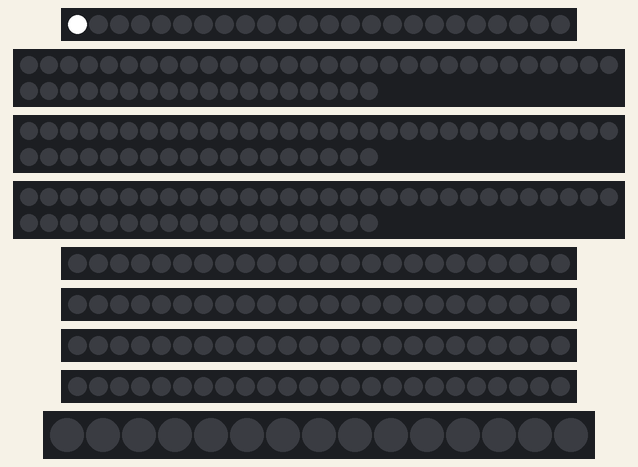
Recording of a sketch running on a simulated Arduino Mega 2560, built with avr-gcc and run on an emulated ATmega2560. On the bench: 5 × 24 RGB LEDs in strip order, left to right, 3 × 48 RGB LEDs in strip order, left to right, continuing on the next row, 15 RGB LEDs in strip order, left to right.

Above: at 0.16 s.
At 0.67 s:
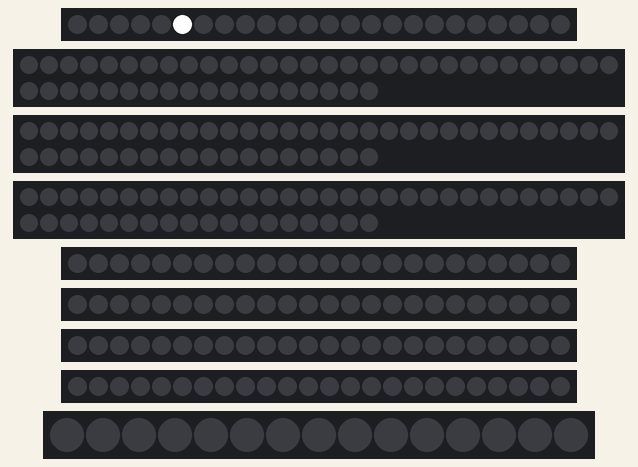
At 1.29 s:
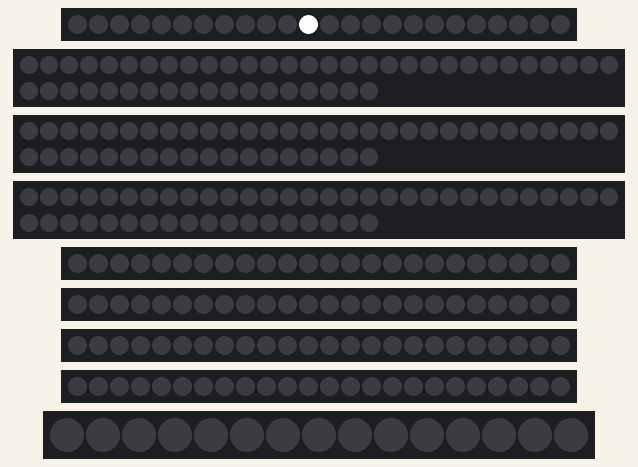
At 1.8 s:
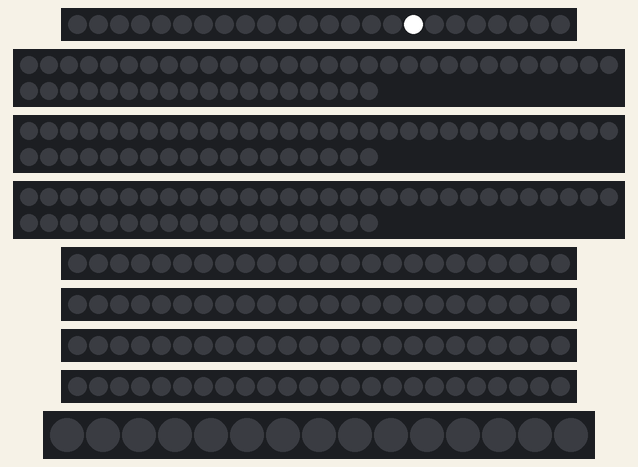
At 2.41 s:
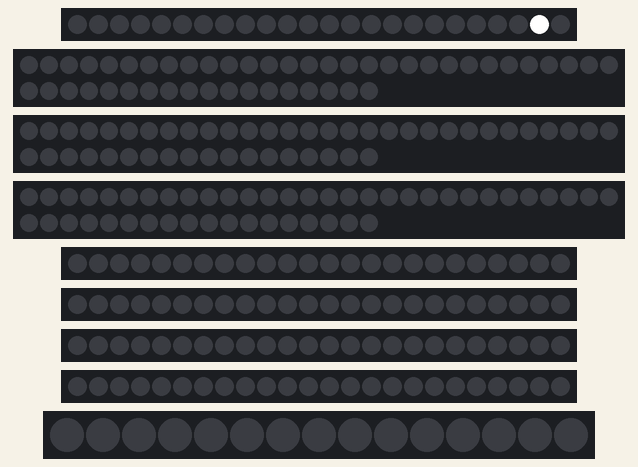
At 32.23 s:
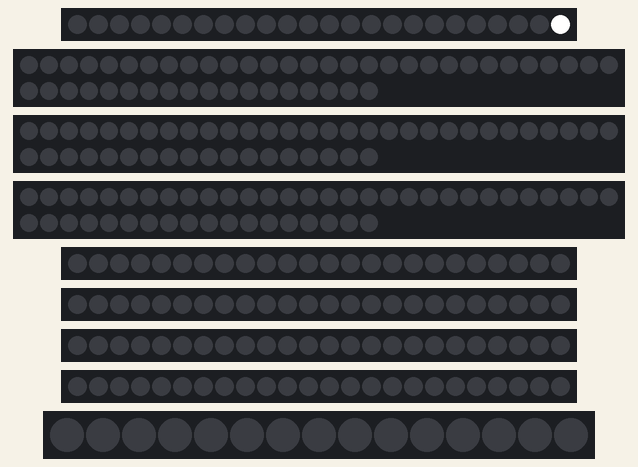

The sketch:

running_on_walls.ino
```cpp
#include <Adafruit_NeoPixel.h>

#define LED_PIN 12
#define LED_COUNT_1 24

#define LED_PIN_2 14
#define LED_COUNT_2 48

#define LED_PIN_3 16
#define LED_COUNT_3 48

#define LED_PIN_4 18
#define LED_COUNT_4 48

#define LED_PIN_5 20
#define LED_COUNT_5 24

#define LED_PIN_6 22
#define LED_COUNT_6 24

#define LED_PIN_7 24
#define LED_COUNT_7 24

#define LED_PIN_8 26
#define LED_COUNT_8 24

#define LED_PIN_9 28
#define LED_COUNT_9 15

Adafruit_NeoPixel strip_1(LED_COUNT_1, LED_PIN, NEO_GRB + NEO_KHZ800);
Adafruit_NeoPixel strip_2(LED_COUNT_2, LED_PIN_2, NEO_GRB + NEO_KHZ800);
Adafruit_NeoPixel strip_3(LED_COUNT_3, LED_PIN_3, NEO_GRB + NEO_KHZ800);
Adafruit_NeoPixel strip_4(LED_COUNT_4, LED_PIN_4, NEO_GRB + NEO_KHZ800);
Adafruit_NeoPixel strip_5(LED_COUNT_5, LED_PIN_5, NEO_GRB + NEO_KHZ800);
Adafruit_NeoPixel strip_6(LED_COUNT_6, LED_PIN_6, NEO_GRB + NEO_KHZ800);
Adafruit_NeoPixel strip_7(LED_COUNT_7, LED_PIN_7, NEO_GRB + NEO_KHZ800);
Adafruit_NeoPixel strip_8(LED_COUNT_8, LED_PIN_8, NEO_GRB + NEO_KHZ800);
Adafruit_NeoPixel strip_9(LED_COUNT_9, LED_PIN_9, NEO_GRB + NEO_KHZ800);

void setup() {
  strip_1.begin();
  strip_1.show();

  strip_2.begin();
  strip_2.show();

  strip_3.begin();
  strip_3.show();

  strip_4.begin();
  strip_4.show();

  strip_5.begin();
  strip_5.show();

  strip_6.begin();
  strip_6.show();

  strip_7.begin();
  strip_7.show();

  strip_8.begin();
  strip_8.show();

  strip_9.begin();
  strip_9.show();
}

void loop() {
  // Зажигаем каждую линию соответственно
  // Линия 1
 for (int i=0; i <= LED_COUNT_1; i++){
 strip_1.show();
 strip_1.setPixelColor( i , 255 , 255, 255 );          // подожгём i-ый СД красным
 strip_1.setPixelColor( (i-1) , 0 , 0, 0 );     // выключим i-ый СД
 delay(100);
      strip_1.show();
  }

  // Линия 2
  for (int i=0; i <= LED_COUNT_2; i++){
 strip_2.show();
 strip_2.setPixelColor( i , 255 , 255, 255 );          // подожгём i-ый СД красным
 strip_2.setPixelColor( (i-1) , 0 , 0, 0 );     // выключим i-ый СД
 delay(100);
      strip_2.show();
  }

  // Линия 3
for (int i=0; i <= LED_COUNT_3; i++){
 strip_3.show();
 strip_3.setPixelColor( i , 255 , 255, 255);          // подожгём i-ый СД красным
 strip_3.setPixelColor( (i-1) , 0 , 0, 0 );     // выключим i-ый СД
 delay(100);
      strip_3.show();
  }

  // Линия 4
for (int i=0; i <=LED_COUNT_4; i++){
 strip_4.show();
 strip_4.setPixelColor( i , 255 , 255, 255 );          // подожгём i-ый СД красным
 strip_4.setPixelColor( (i-1) , 0 , 0, 0 );     // выключим i-ый СД
 delay(100);
      strip_4.show();
  }

  // Линия 5
for (int i=0; i <=LED_COUNT_5; i++){
 strip_5.show();
 strip_5.setPixelColor( i , 255 , 255, 255 );          // подожгём i-ый СД красным
 strip_5.setPixelColor( (i-1) , 0 , 0, 0 );     // выключим i-ый СД
 delay(100);
      strip_5.show();
  }

  // Линия 6
 for (int i=0; i <=LED_COUNT_6; i++){
 strip_6.show();
 strip_6.setPixelColor( i , 255 , 255, 255 );          // подожгём i-ый СД красным
 strip_6.setPixelColor( (i-1) , 0 , 0, 0 );     // выключим i-ый СД
 delay(100);
      strip_6.show();
  }

  // Линия 7
 for (int i=0; i <=LED_COUNT_7; i++){
 strip_7.show();
 strip_7.setPixelColor( i , 255 , 255, 255 );          // подожгём i-ый СД красным
 strip_7.setPixelColor( (i-1) , 0 , 0, 0 );     // выключим i-ый СД
 delay(100);
      strip_7.show();
  }

  // Линия 8
 for (int i=0; i <=LED_COUNT_8; i++){
 strip_8.show();
 strip_8.setPixelColor( i , 255 , 255, 255 );          // подожгём i-ый СД красным
 strip_8.setPixelColor( (i-1) , 0 , 0, 0 );     // выключим i-ый СД
 delay(100);
      strip_8.show();
  }

  // Линия 9
 for (int i=0; i <=LED_COUNT_9; i++){
 strip_9.show();
 strip_9.setPixelColor( i , 255 , 255, 255 );          // подожгём i-ый СД красным
 strip_9.setPixelColor( (i-1) , 0 , 0, 0 );     // выключим i-ый СД
 delay(100);
      strip_9.show();
  }
}
```
